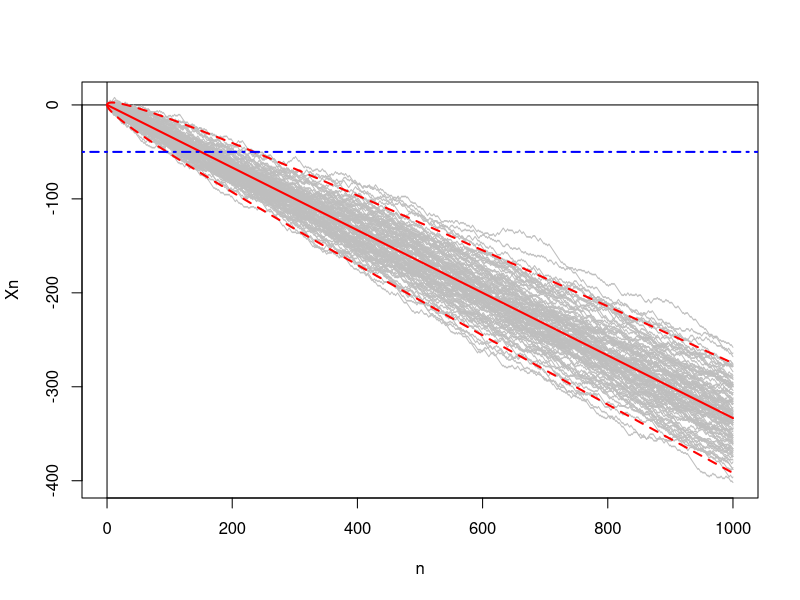

Here is the R script that generated this plot:
# Figure marche aléatoire

figDir <- '../Figures/'
dataName <- 'MarcheAleatoire'
exportFig <- TRUE
palette('R3')

# Parms
p <- 1/3; X0 <- 0

# Moments
nMax <- 1000; nGrid <- 0:nMax;
espXn <- nGrid*(2*p - 1)
varXn <- 4*nGrid*p*(1-p)

# Trajectoires
B <- 100; 
traj <- t(sapply(1:B, function(b){c(0, cumsum(2*rbinom(nMax, 1, p)-1))}))

# Figures
if(exportFig){png(paste0(figDir, dataName, '-p', round(100*p), '.png'))}
plot(0, 0, xlim=range(nGrid), ylim=range(traj), col=0, xlab='n', ylab='Xn')
abline(h=0, v=0)
sapply(1:B, function(b){lines(nGrid, traj[b, ], col=8)})
lines(nGrid, espXn, col=2, lwd=2)
lines(nGrid, espXn+qnorm(.975)*sqrt(varXn), col=2, lwd=2, lty=2)
lines(nGrid, espXn+qnorm(.025)*sqrt(varXn), col=2, lwd=2, lty=2)
abline(h=-50, col=4, lwd=2, lty=4)
if(exportFig){dev.off()}
